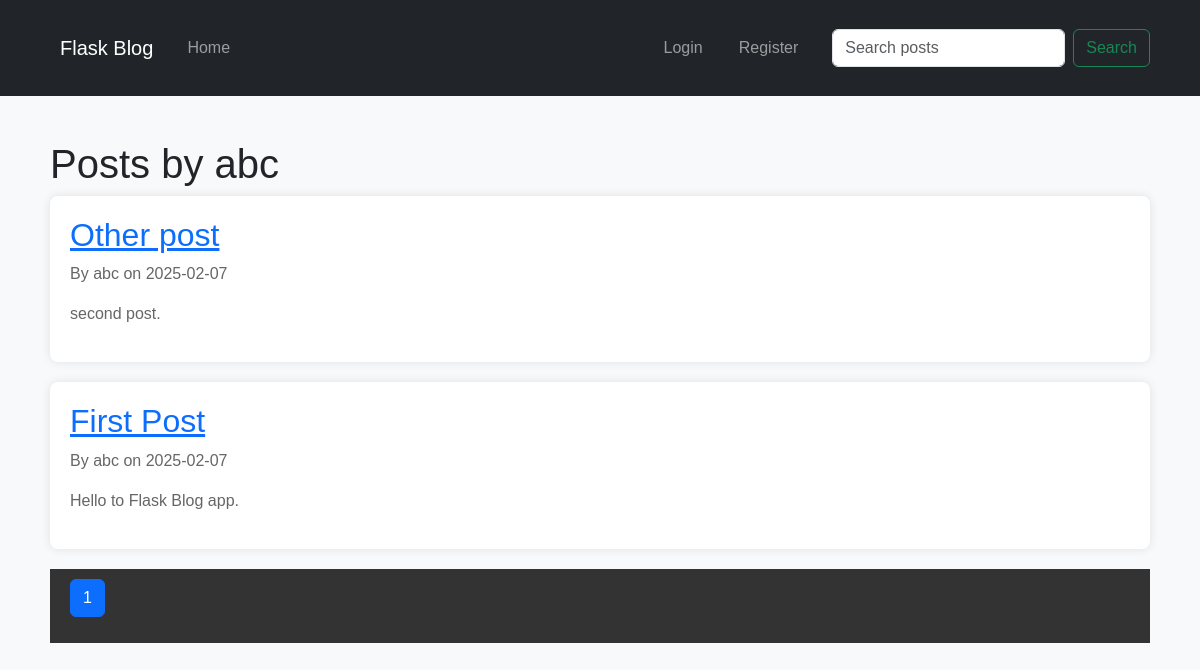
Screenshot of /user/abc with the database file from the repository.
### app/models.py (models this page shows)
class User(db.Model, UserMixin):
    id = db.Column(db.Integer, primary_key=True)
    username = db.Column(db.String(20), unique=True, nullable=False)
    email = db.Column(db.String(120), unique=True, nullable=False)
    password = db.Column(db.String(60), nullable=False)
    posts = db.relationship('Post', backref='author', lazy=True)

class Post(db.Model):
    id = db.Column(db.Integer, primary_key=True)
    title = db.Column(db.String(100), nullable=False)
    content = db.Column(db.Text, nullable=False)
    date_posted = db.Column(db.DateTime, nullable=False, default=datetime.utcnow)
    user_id = db.Column(db.Integer, db.ForeignKey('user.id'), nullable=False)
    comments = db.relationship('Comment', backref='post', lazy=True)
    likes = db.Column(db.Integer, default=0)  # Add this line
    dislikes = db.Column(db.Integer, default=0)  # Add this line

### app/routes.py (the view)
@app.route('/user/<string:username>')
def user_posts(username):
    user = User.query.filter_by(username=username).first_or_404()
    page = request.args.get('page', 1, type=int)
    posts = Post.query.filter_by(author=user).order_by(Post.date_posted.desc()).paginate(page=page, per_page=5)
    return render_template('user_posts.html', posts=posts, user=user)

### app/templates/user_posts.html (shortened to what this page needs)
{% extends "base.html" %}
{% block content %}
    <h1>Posts by {{ user.username }}</h1>
    {% for post in posts.items %}
        <div class="post">
            <h2><a href="{{ url_for('post', post_id=post.id) }}">{{ post.title }}</a></h2>
            <p>By {{ post.author.username }} on {{ post.date_posted.strftime('%Y-%m-%d') }}</p>
            <p>{{ post.content }}</p>
        </div>
    {% endfor %}
    <nav aria-label="Page navigation">
        <ul class="pagination">
            {% for page_num in posts.iter_pages() %}
                <li class="page-item {% if page_num == posts.page %}active{% endif %}">
                    <a class="page-link" href="{{ url_for('user_posts', username=user.username, page=page_num) }}">{{ page_num }}</a>
                </li>
            {% endfor %}
        </ul>
    </nav>
{% endblock %}

### app/static/styles.css (style rules this page uses)
body { font-family: Arial, sans-serif; margin: 0; padding: 0; background-color: #f4f4f4; }
nav { background-color: #333; color: white; padding: 10px; text-align: center; }
nav a { color: white; margin: 0 10px; text-decoration: none; }
.post { background-color: white; padding: 15px; margin-bottom: 10px; border-radius: 5px; box-shadow: 0 0 10px rgba(0, 0, 0, 0.1); }
body { background-color: #f8f9fa; }
.post { background-color: white; padding: 20px; margin-bottom: 20px; border-radius: 8px; box-shadow: 0 0 10px rgba(0, 0, 0, 0.1); }
.post h2 { color: #333; }
.post p { color: #666; }

### rows the page displays
User: username "abc"
Post: title "Other post", author.username "abc", date_posted "2025-02-07", content "second post."
Post: title "First Post", author.username "abc", date_posted "2025-02-07", content "Hello to Flask Blog app."

### other values shown
{{ page_num }} "1"
